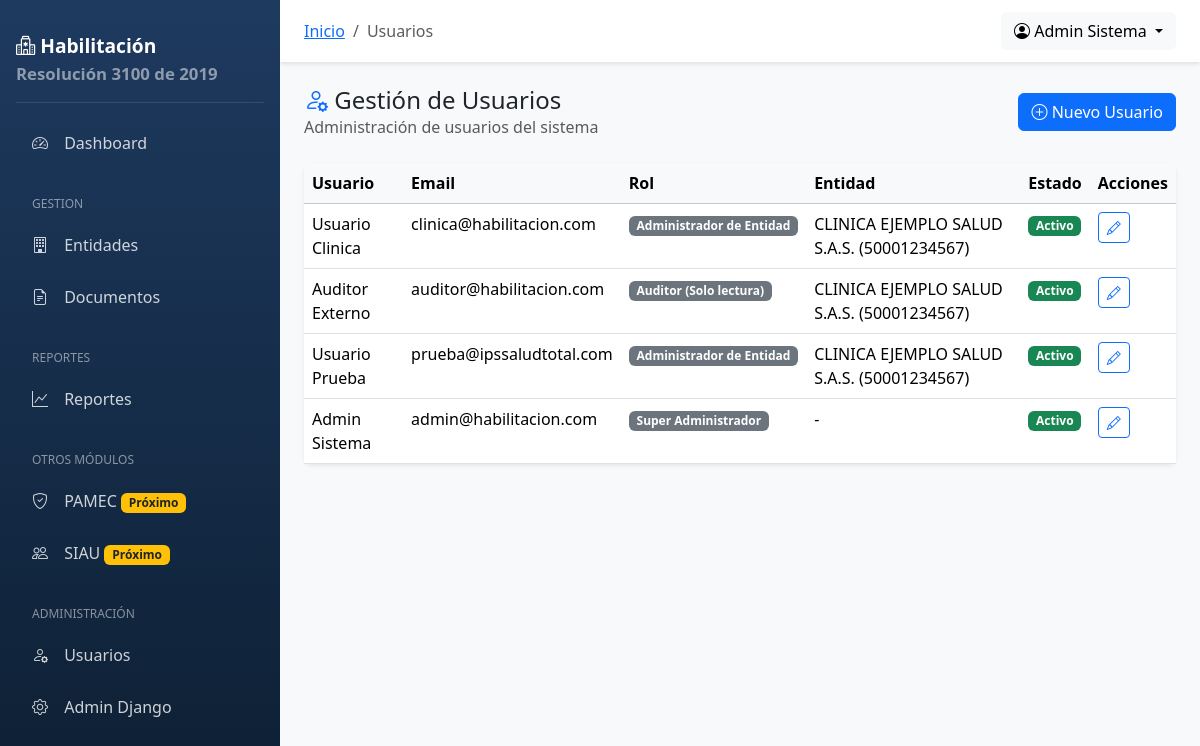
Screenshot of /usuarios/lista/ (signed in) with the database file from the repository.
### usuarios/models.py (models this page shows, shortened)
class Usuario(AbstractUser):
    ROLES = [
        ('SUPER', 'Super Administrador'),
        ('ADMIN', 'Administrador de Entidad'),
        ('AUDITOR', 'Auditor (Solo lectura)'),
        ('CALIDAD', 'Responsable de Calidad'),
        ('EVALUADOR', 'Evaluador'),
        ('APROBADOR', 'Aprobador'),
        ('CONSULTOR', 'Consultor (Solo lectura)'),
    ]
    username = None  # Deshabilitamos username, usamos email
    email = models.EmailField('Correo electrónico', unique=True)
    primer_nombre = models.CharField('Primer nombre', max_length=50)
    segundo_nombre = models.CharField('Segundo nombre', max_length=50, blank=True)
    primer_apellido = models.CharField('Primer apellido', max_length=50)
    segundo_apellido = models.CharField('Segundo apellido', max_length=50, blank=True)
    documento_identidad = models.CharField('Documento de identidad', max_length=20, blank=True)
    telefono = models.CharField('Teléfono', max_length=20, blank=True)
    cargo = models.CharField('Cargo', max_length=100, blank=True)
    rol = models.CharField('Rol', max_length=20, choices=ROLES, default='CONSULTOR')
    entidad = models.ForeignKey(
        'entidades.EntidadPrestadora',
        on_delete=models.SET_NULL,
        null=True,
        blank=True,
        related_name='usuarios',
        verbose_name='Entidad Prestadora'
    )
    sedes = models.ManyToManyField(
        'entidades.Sede',
        blank=True,
        related_name='usuarios',
        verbose_name='Sedes asignadas'
    )
    foto = models.ImageField('Foto de perfil', upload_to='usuarios/fotos/', blank=True, null=True)
    fecha_ultimo_acceso = models.DateTimeField('Último acceso', null=True, blank=True)
    creado_por = models.ForeignKey(
        'self',
        on_delete=models.SET_NULL,
        null=True,
        blank=True,
        related_name='usuarios_creados'
    )
    objects = UsuarioManager()
    USERNAME_FIELD = 'email'
    REQUIRED_FIELDS = ['primer_nombre', 'primer_apellido']
    class Meta:
        verbose_name = 'Usuario'
        verbose_name_plural = 'Usuarios'
        ordering = ['primer_apellido', 'primer_nombre']
    @property
    def nombre_completo(self):
        nombres = f"{self.primer_nombre} {self.segundo_nombre}".strip()
        apellidos = f"{self.primer_apellido} {self.segundo_apellido}".strip()
        return f"{nombres} {apellidos}".strip()
    @property
    def es_administrador(self):
        return self.rol in ['SUPER', 'ADMIN']

### entidades/models.py (models this page shows, shortened)
class EntidadPrestadora(models.Model):
    ESTADOS = [
        ('ACTIVO', 'Activo'),
        ('INACTIVO', 'Inactivo'),
        ('SUSPENDIDO', 'Suspendido'),
        ('EN_PROCESO', 'En proceso de habilitación'),
    ]
    tipo_prestador = models.ForeignKey(
        TipoPrestador,
        on_delete=models.PROTECT,
        verbose_name='Tipo de prestador'
    )
    razon_social = models.CharField('Razón social', max_length=300)
    nombre_comercial = models.CharField('Nombre comercial', max_length=300, blank=True)
    nit = models.CharField('NIT', max_length=20, unique=True)
    digito_verificacion = models.CharField('Dígito de verificación', max_length=1)
    codigo_reps = models.CharField('Código REPS', max_length=20, unique=True, blank=True, null=True)
    representante_legal = models.CharField('Representante legal', max_length=200)
    documento_representante = models.CharField('Documento representante', max_length=20)
    departamento = models.ForeignKey(
        Departamento,
        on_delete=models.PROTECT,
        verbose_name='Departamento'
    )
    municipio = models.ForeignKey(
        Municipio,
        on_delete=models.PROTECT,
        verbose_name='Municipio'
    )
    direccion = models.CharField('Dirección', max_length=300)
    telefono = models.CharField('Teléfono', max_length=50)
    email = models.EmailField('Correo electrónico')
    sitio_web = models.URLField('Sitio web', blank=True)
    logo = models.ImageField('Logo', upload_to='entidades/logos/', blank=True, null=True)
    gerente = models.CharField('Gerente/Director', max_length=200, blank=True)
    responsable_calidad = models.CharField('Responsable de calidad', max_length=200, blank=True)
    estado = models.CharField('Estado', max_length=20, choices=ESTADOS, default='EN_PROCESO')
    fecha_inscripcion_reps = models.DateField('Fecha inscripción REPS', null=True, blank=True)
    fecha_vencimiento_habilitacion = models.DateField('Fecha vencimiento habilitación', null=True, blank=True)
    fecha_creacion = models.DateTimeField('Fecha de creación', auto_now_add=True)
    fecha_modificacion = models.DateTimeField('Fecha de modificación', auto_now=True)
    creado_por = models.ForeignKey(
        settings.AUTH_USER_MODEL,
        on_delete=models.SET_NULL,
        null=True,
        blank=True,
        related_name='entidades_creadas'
    )
    class Meta:
        verbose_name = 'Entidad Prestadora'
        verbose_name_plural = 'Entidades Prestadoras'
        ordering = ['razon_social']
    def __str__(self):
        return f"{self.razon_social} ({self.codigo_reps or 'Sin REPS'})"

### usuarios/views.py (the view)
# urls.py: path('lista/', views.lista_usuarios, name='lista'),
@login_required
def lista_usuarios(request):
    if not request.user.es_administrador:
        messages.error(request, 'No tiene permisos para ver esta página.')
        return redirect('core:dashboard')
    usuarios = Usuario.objects.all()
    if request.user.rol != 'SUPER' and request.user.entidad:
        usuarios = usuarios.filter(entidad=request.user.entidad)
    return render(request, 'usuarios/lista.html', {
        'titulo': 'Usuarios',
        'usuarios': usuarios,
    })

### core/context_processors.py (called while the page is built)
def global_settings(request):
    context = {
        'SISTEMA_NOMBRE': 'Sistema de Habilitación de Servicios de Salud',
        'SISTEMA_VERSION': '1.0.0',
        'RESOLUCION': 'Resolución 3100 de 2019',
        'HABILITACION_CONFIG': settings.HABILITACION_CONFIG,
    }
    if request.user.is_authenticated:
        context['entidad_actual'] = getattr(request.user, 'entidad', None)
        context['sedes_usuario'] = request.user.sedes.all() if hasattr(request.user, 'sedes') else []
    return context

### templates/usuarios/lista.html (shortened to what this page needs)
{% extends 'base.html' %}
{% block breadcrumb %}
<li class="breadcrumb-item active">Usuarios</li>
{% endblock %}
{% block content %}
<div class="row mb-4">
    <div class="col-12 d-flex justify-content-between align-items-center">
        <div>
            <h4 class="mb-0">
                <i class="bi bi-person-gear text-primary"></i>
                Gestión de Usuarios
            </h4>
            <p class="text-muted mb-0">Administración de usuarios del sistema</p>
        </div>
        <a href="{% url 'usuarios:crear' %}" class="btn btn-primary">
            <i class="bi bi-plus-circle"></i> Nuevo Usuario
        </a>
    </div>
</div>
<div class="card">
    <div class="card-body p-0">
        <div class="table-responsive">
            <table class="table table-hover mb-0">
                <thead class="table-light">
                    <tr>
                        <th>Usuario</th>
                        <th>Email</th>
                        <th>Rol</th>
                        <th>Entidad</th>
                        <th>Estado</th>
                        <th>Acciones</th>
                    </tr>
                </thead>
                <tbody>
                    {% for usuario in usuarios %}
                    <tr>
                        <td>{{ usuario.nombre_completo }}</td>
                        <td>{{ usuario.email }}</td>
                        <td><span class="badge bg-secondary">{{ usuario.get_rol_display }}</span></td>
                        <td>{{ usuario.entidad|default:"-" }}</td>
                        <td>
                            {% if usuario.is_active %}
                            <span class="badge bg-success">Activo</span>
                            {% else %}
                            <span class="badge bg-danger">Inactivo</span>
                            {% endif %}
                        </td>
                        <td>
                            <a href="{% url 'usuarios:editar' usuario.pk %}" class="btn btn-sm btn-outline-primary">
                                <i class="bi bi-pencil"></i>
                            </a>
                        </td>
                    </tr>
                    {% empty %}
                    <tr>
                        <td colspan="6" class="text-center text-muted py-4">No hay usuarios registrados</td>
                    </tr>
                    {% endfor %}
                </tbody>
            </table>
        </div>
    </div>
</div>
{% endblock %}

### templates/base.html (shortened to what this page needs)
{% load static %}
<!DOCTYPE html>
<html lang="es">
<head>
    <link href="https://cdn.jsdelivr.net/npm/bootstrap@5.3.2/dist/css/bootstrap.min.css" rel="stylesheet">
    <link href="https://cdn.jsdelivr.net/npm/bootstrap-icons@1.11.1/font/bootstrap-icons.css" rel="stylesheet">
</head>
<body>
    {% if user.is_authenticated %}
    <nav class="sidebar">
        <div class="brand">
            <i class="bi bi-hospital"></i> Habilitación
            <small class="d-block text-white-50">{{ RESOLUCION }}</small>
        </div>
        <ul class="nav flex-column">
            <li class="nav-item">
                <a class="nav-link {% if request.resolver_match.url_name == 'dashboard' %}active{% endif %}" href="{% url 'core:dashboard' %}">
                    <i class="bi bi-speedometer2"></i> Dashboard
                </a>
            </li>
            <li class="nav-section">Gestion</li>
            <li class="nav-item">
                <a class="nav-link" href="{% url 'entidades:lista' %}">
                    <i class="bi bi-building"></i> Entidades
                </a>
            </li>
            <li class="nav-item">
                <a class="nav-link" href="{% url 'documentos:lista' %}">
                    <i class="bi bi-file-earmark-text"></i> Documentos
                </a>
            </li>
            <li class="nav-section">Reportes</li>
            <li class="nav-item">
                <a class="nav-link" href="{% url 'reportes:dashboard' %}">
                    <i class="bi bi-graph-up"></i> Reportes
                </a>
            </li>
            <li class="nav-section">Otros Módulos</li>
            <li class="nav-item">
                <a class="nav-link" href="{% url 'pamec:dashboard' %}">
                    <i class="bi bi-shield-check"></i> PAMEC
                    <span class="badge bg-warning text-dark ms-auto">Próximo</span>
                </a>
            </li>
            <li class="nav-item">
                <a class="nav-link" href="{% url 'siau:dashboard' %}">
                    <i class="bi bi-people"></i> SIAU
                    <span class="badge bg-warning text-dark ms-auto">Próximo</span>
                </a>
            </li>
            {% if user.es_administrador %}
            <li class="nav-section">Administración</li>
            <li class="nav-item">
                <a class="nav-link" href="{% url 'usuarios:lista' %}">
                    <i class="bi bi-person-gear"></i> Usuarios
                </a>
            </li>
            <li class="nav-item">
                <a class="nav-link" href="{% url 'admin:index' %}">
                    <i class="bi bi-gear"></i> Admin Django
                </a>
            </li>
            {% endif %}
        </ul>
    </nav>
    <main class="main-content">
        <nav class="navbar-top d-flex justify-content-between align-items-center">
            <div>
                <nav aria-label="breadcrumb" class="d-inline-block">
                    <ol class="breadcrumb mb-0">
                        <li class="breadcrumb-item"><a href="{% url 'core:dashboard' %}">Inicio</a></li>
                        {% block breadcrumb %}{% endblock %}
                    </ol>
                </nav>
            </div>
            <div class="d-flex align-items-center">
                <div class="dropdown">
                    <a class="btn btn-light dropdown-toggle" href="#" role="button" data-bs-toggle="dropdown">
                        <i class="bi bi-person-circle"></i> {{ user.nombre_completo|default:user.email }}
                    </a>
                </div>
            </div>
        </nav>
        <div class="content-wrapper">
            {% block content %}{% endblock %}
        </div>
    </main>
    {% else %}
    <div class="container">
        {% block auth_content %}{% endblock %}
    </div>
    {% endif %}
</body>
</html>

### templates/base.html (style rules this page uses)
:root { --primary-color: #0d6efd; --sidebar-width: 280px; }
body { font-family: 'Segoe UI', system-ui, -apple-system, sans-serif; background-color: #f8f9fa; }
.sidebar { position: fixed; top: 0; left: 0; height: 100vh; width: var(--sidebar-width); background: linear-gradient(180deg, #1e3a5f 0%, #0d1f33 100%); padding: 1rem; overflow-y: auto; z-index: 1000; }
.sidebar .brand { color: white; font-size: 1.2rem; font-weight: 600; padding: 1rem 0; border-bottom: 1px solid rgba(255,255,255,0.1); margin-bottom: 1rem; }
.sidebar .nav-link { color: rgba(255,255,255,0.8); padding: 0.75rem 1rem; border-radius: 0.5rem; margin-bottom: 0.25rem; transition: all 0.3s; }
.sidebar .nav-link i { margin-right: 0.75rem; width: 20px; text-align: center; }
.sidebar .nav-section { font-size: 0.75rem; text-transform: uppercase; color: rgba(255,255,255,0.5); padding: 1rem 1rem 0.5rem; margin-top: 0.5rem; }
.main-content { margin-left: var(--sidebar-width); padding: 0; min-height: 100vh; }
.navbar-top { background: white; box-shadow: 0 2px 4px rgba(0,0,0,0.1); padding: 0.75rem 1.5rem; }
.content-wrapper { padding: 1.5rem; }
.card { border: none; box-shadow: 0 0.125rem 0.25rem rgba(0,0,0,0.075); border-radius: 0.5rem; }

### rows the page displays
Usuario: nombre_completo "Admin Sistema", email "admin@habilitacion.com", rol "Super Administrador", entidad "-", is_active "Activo"
Usuario: nombre_completo "Usuario Clinica", email "clinica@habilitacion.com", rol "Administrador de Entidad", entidad "CLINICA EJEMPLO SALUD S.A.S. (50001234567)", is_active "Activo"
Usuario: nombre_completo "Auditor Externo", email "auditor@habilitacion.com", rol "Auditor (Solo lectura)", entidad "CLINICA EJEMPLO SALUD S.A.S. (50001234567)", is_active "Activo"
Usuario: nombre_completo "Usuario Prueba", email "prueba@ipssaludtotal.com", rol "Administrador de Entidad", entidad "CLINICA EJEMPLO SALUD S.A.S. (50001234567)", is_active "Activo"

### other values shown
{{ RESOLUCION }} "Resolución 3100 de 2019"
